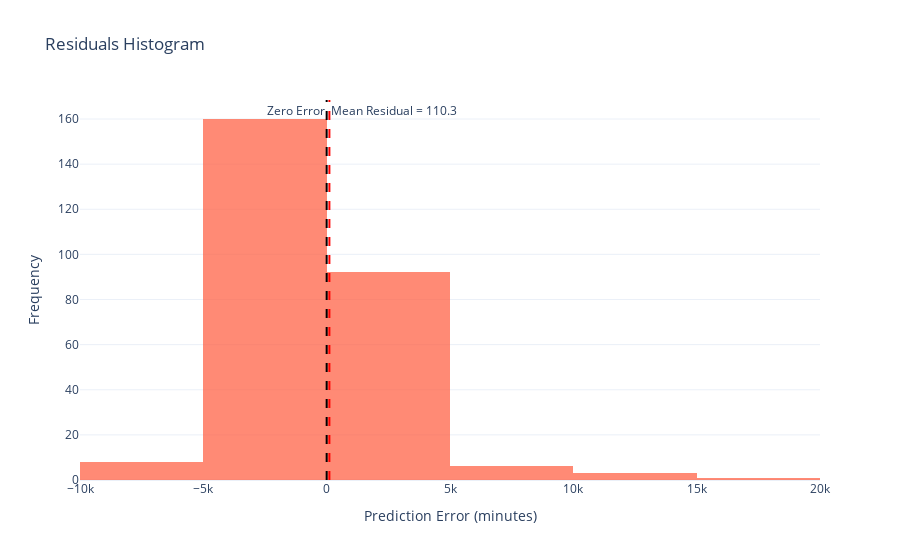

Source (notebook cell):
### Code cell
residuals = y_test - y_pred
mean_resid = residuals.mean()

resid_df = pd.DataFrame({'Residuals': residuals})

fig = px.histogram(
    resid_df,
    x='Residuals',
    nbins=40,
    marginal=None,  # no rug or boxplot
    opacity=0.75,
    color_discrete_sequence=['tomato'],
    title='Residuals Histogram',
    labels={'Residuals': 'Prediction Error (minutes)'}
)

fig.add_vline(x=0, line_width=2, line_dash='dash', line_color='black', annotation_text='Zero Error', annotation_position='top left')
fig.add_vline(x=mean_resid, line_width=2, line_dash='dash', line_color='red', 
              annotation_text=f'Mean Residual = {mean_resid:.1f}', annotation_position='top right')

fig.update_layout(
    xaxis=dict(range=[-10000, 20000]),
    yaxis_title='Frequency',
    xaxis_title='Prediction Error (minutes)',
    legend=dict(title=None),
    font=dict(size=12),
    template='plotly_white'
)

fig.show()

### Figure 1 — Plotly figure (JSON) as saved in the notebook; plotly's stock layout.template omitted (floating-point values rounded to 4 significant figures; data arrays with more than 128 entries replaced by an {"elided": "..."} marker saying what was removed)
{"data": [{"alignmentgroup": "True", "bingroup": "x", "hovertemplate": "Prediction Error (minutes)=%{x}<br>count=%{y}<extra></extra>", "legendgroup": "", "marker": {"color": "tomato", "opacity": 0.75, "pattern": {"shape": ""}}, "name": "", "nbinsx": 40, "offsetgroup": "", "orientation": "v", "showlegend": false, "type": "histogram", "x": {"elided": "280 float values"}, "xaxis": "x", "yaxis": "y"}], "layout": {"annotations": [{"showarrow": false, "text": "Zero Error", "x": 0, "xanchor": "right", "xref": "x", "y": 1, "yanchor": "top", "yref": "y domain"}, {"showarrow": false, "text": "Mean Residual = 110.3", "x": 110.3, "xanchor": "left", "xref": "x", "y": 1, "yanchor": "top", "yref": "y domain"}], "barmode": "relative", "font": {"size": 12}, "legend": {"title": {}, "tracegroupgap": 0}, "shapes": [{"line": {"color": "black", "dash": "dash", "width": 2}, "type": "line", "x0": 0, "x1": 0, "xref": "x", "y0": 0, "y1": 1, "yref": "y domain"}, {"line": {"color": "red", "dash": "dash", "width": 2}, "type": "line", "x0": 110.3, "x1": 110.3, "xref": "x", "y0": 0, "y1": 1, "yref": "y domain"}], "title": {"text": "Residuals Histogram"}, "xaxis": {"anchor": "y", "domain": [0, 1], "range": [-10000, 20000], "title": {"text": "Prediction Error (minutes)"}}, "yaxis": {"anchor": "x", "domain": [0, 1], "title": {"text": "Frequency"}}}}
